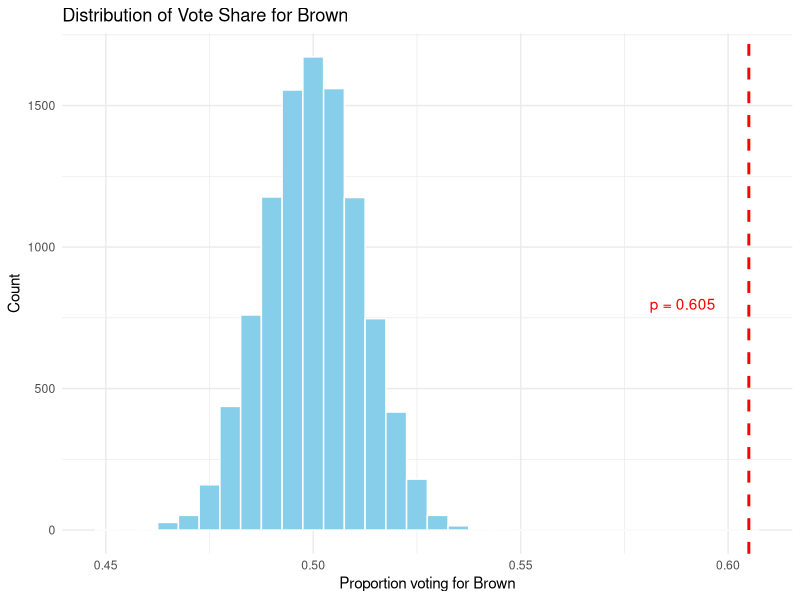
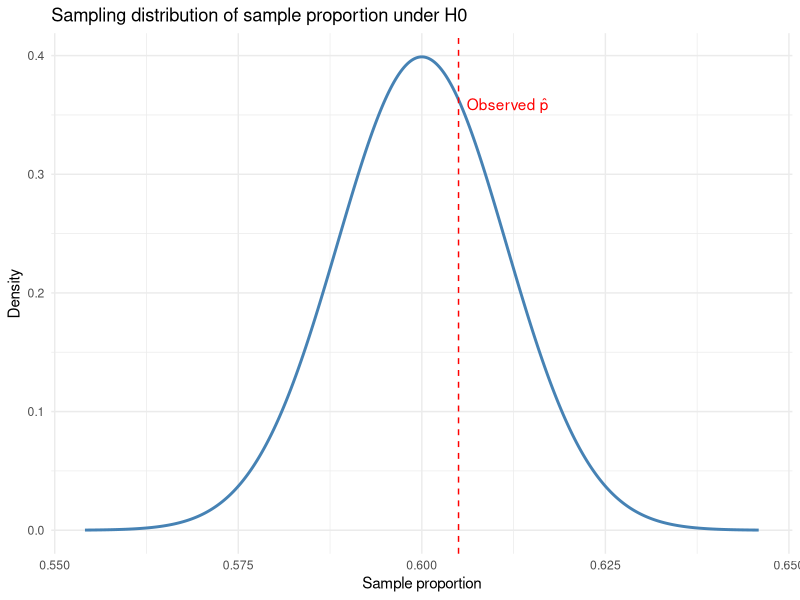
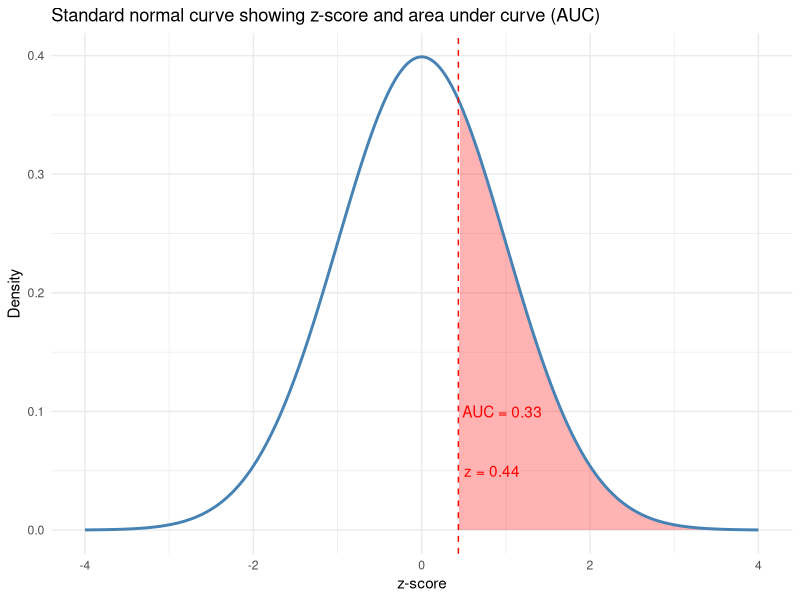

Generate these figures, in order, with R:
library(tidyverse)

# Sampling distributions and z-scores

set.seed(123) # reproducibility

#### how to simulate a test distribution, and compare it with an observed sample ####
# example 4.11 from the book

# Set parameters
n <- 1824       # number of voters
n_sim <- 10000  # number of simulated elections

# Simulate each election: number of votes for Brown
votes_Brown <- rbinom(n = n_sim, size = n, prob = 0.5)

# Compute proportion of votes for Brown
prop_Brown <- votes_Brown / n

# Basic summary
mean(prop_Brown)        # average vote share for Brown (should be close to 0.5)
sd(prop_Brown)          # standard deviation across simulations : sqrt(p*(1-p)/n) is an estimation (in practice we usually do not know the underlying pop's sd)

data <- data.frame(prop_Brown)

# Plot with ggplot2
ggplot(data, aes(x = prop_Brown)) +
  geom_histogram(binwidth = 0.005, fill = "skyblue", color = "white") +
  geom_vline(xintercept = 0.605, color = "red", linetype = "dashed", size = 1) +
  annotate("text", x = 0.605, y = 800, label = "p = 0.605", color = "red", hjust = 1.5) +
  labs(
    title = "Distribution of Vote Share for Brown",
    x = "Proportion voting for Brown",
    y = "Count"
  ) +
  theme_minimal()

# calculation of a z-score:
p_hat <- 0.605 # observed probability in sample
p0 <- 0.5 # theoretical probability from population if votes are spread 50-50
n <- 1824 # sample size

# the formula is essentially an estimation of how big the deviation is:
# how many standard errors is the value observed from the mean
# this is using the formulas from the "Data Analysis for Public Policy Formulas.pdf" file
# (z score for one sample proportion), using se_0
z <- (p_hat - p0) / sqrt(p0 * (1 - p0) / n) # formula for proportion z-score

z

# probability to observe a value larger than z in a normal distribution 
1 - pnorm(z) # pnorm calculates the probability of a sample mean being smaller than the z-score, in a normal distribution
# when we start talking about tests, that would be the equivalent of a one-sided test

# >> this tells us that the population from which we sampled might be different from the one we simulated (mean = 0.5)

#### example (try to think how to do it yourself) ####
# ?> how would you visualize the likelihood of the population's sample mean to be 0.6 (if the observed sample is 0.6, with n = 1824)

p_hat <- 0.605 # observed probability in sample
p0 <- 0.6 # theoretical probability from population if votes are spread 60-40
n <- 1824 # pop size

z <- (p_hat - p0) / sqrt(p0 * (1 - p0) / n) # formula for proportion z-score

z

# probability to observe a value larger than z in a normal distribution 
1 - pnorm(z) # pnorm calculates the probability of a sample being smaller than the z-score, in a normal distribution

### here we visualize the example:

# approximate / simulate sampling distribution under H0
mean0 <- p0
sd0 <- sqrt(p0 * (1 - p0) / n) # could also use the sd of the pop, from the book, but it's usually not known

x <- seq(mean0 - 4*sd0, mean0 + 4*sd0, length.out = 400)
y <- dnorm(x, mean = mean0, sd = sd0)*sd0 # standardize output to have this and next plot on the same scale
df1 <- data.frame(x = x, y = y)

ggplot(df1, aes(x, y)) +
  geom_line(color = "steelblue", size = 1) +
  geom_vline(xintercept = p_hat, color = "red", linetype = "dashed") +
  annotate("text", x = p_hat, y = max(y)*0.9, label = "Observed p̂", color = "red", hjust = -0.1) +
  labs(
    title = "Sampling distribution of sample proportion under H0",
    x = "Sample proportion",
    y = "Density"
  ) +
  theme_minimal()

# >> it's likely the sample is taken from a population that has a proportion of voters around 0.6 for Brown

# how to represent z on that plot?

x2 <- seq(-4, 4, length.out = 400)
y2 <- dnorm(x2) # 
df2 <- data.frame(x2, y2)

ggplot(df2, aes(x2, y2)) +
  geom_area(data = subset(df2, x2 >= z), aes(x2, y2), fill = "red", alpha = 0.3) +
  geom_line(color = "steelblue", size = 1) +
  geom_vline(xintercept = z, color = "red", linetype = "dashed") +
  annotate("text", x = z, y = 0.05, label = paste0("z = ", round(z, 2)), color = "red", hjust = -0.1) +
  annotate("text", x = z, y = 0.10, label = paste0("AUC = ", round(1 - pnorm(z), 2)), color = "red", hjust = -0.05) +
  labs(
    title = "Standard normal curve showing z-score and area under curve (AUC)",
    x = "z-score",
    y = "Density"
  ) +
  theme_minimal()

